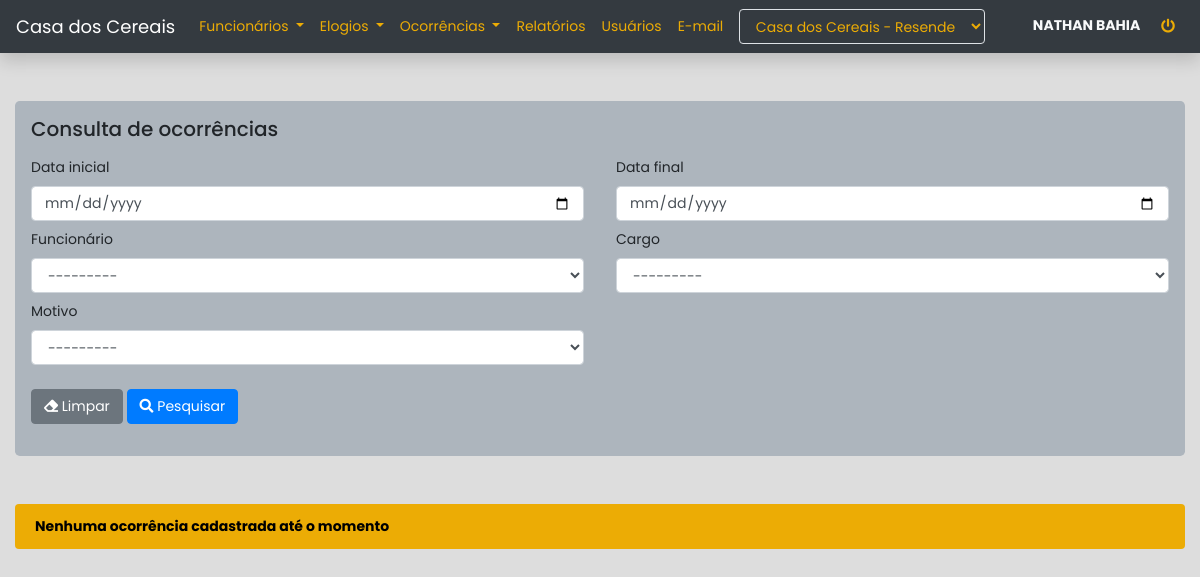
Before: /ocorrencias/consulta (signed in) with the older database file.
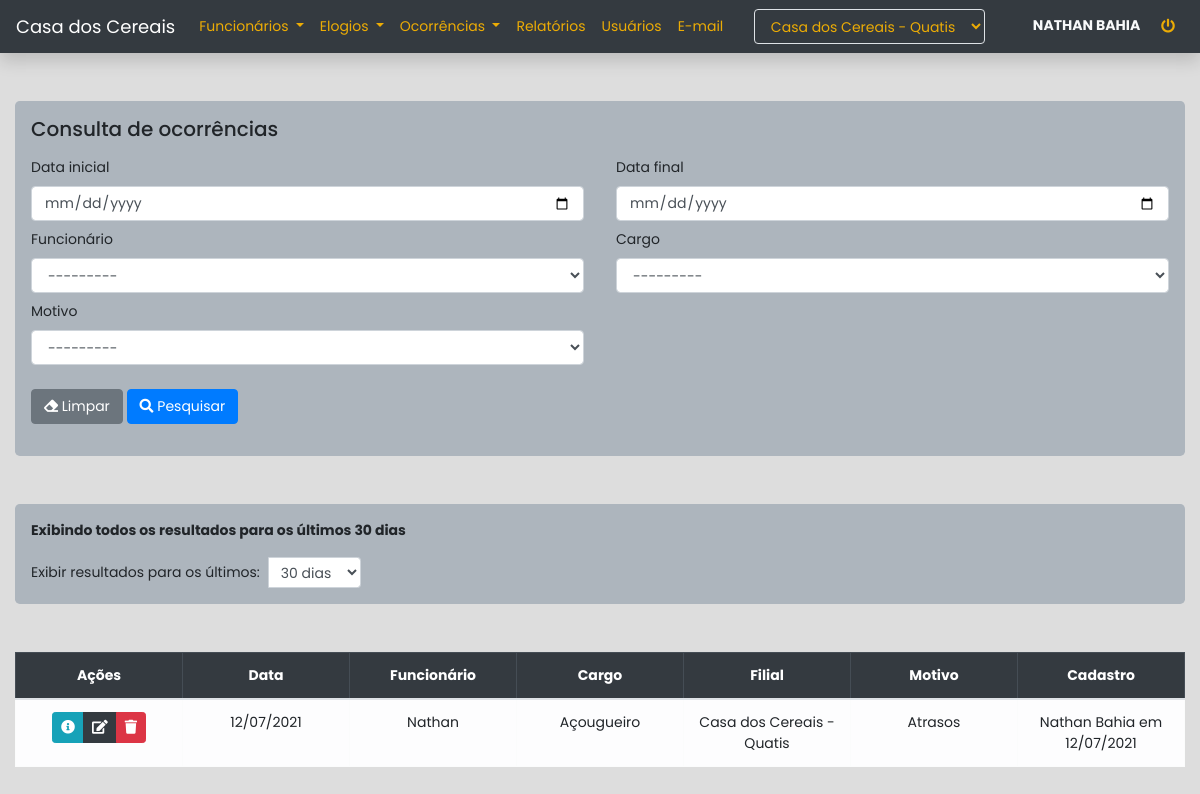
After: the same page with the newer database file.
### apps/core/models.py (models this page shows, shortened)
class Base(models.Model):
    usuario = models.ForeignKey(get_user_model(), on_delete=models.SET_NULL, null=True)
    criacao = models.DateTimeField(auto_now_add=True)
    alteracao = models.DateTimeField(auto_now=True)
    ativo = models.BooleanField(default=True)
    class Meta:
        abstract = True
    @property
    def cadastro(self):
        if self.usuario:
            return f"{self.usuario.get_full_name()} em {self.criacao.strftime('%d/%m/%Y')}"
        return f"Usuário excluído em {self.criacao.strftime('%d/%m/%Y')}"

class Ocorrencia(Base):
    funcionario = models.ForeignKey(Funcionario, on_delete=models.CASCADE, related_name='ocorrencias')
    motivo = models.ForeignKey(Motivo, on_delete=models.SET_NULL, null=True)
    data = models.DateField()
    observacao = models.TextField()
    class Meta:
        ordering = ['data']
    @property
    def get_motivo_display(self):
        if self.motivo:
            return self.motivo.nome
        return 'Motivo excluído'

class Funcionario(Base):
    nome = models.CharField(max_length=255)
    admissao = models.DateField(blank=True, null=True)
    cargo = models.ForeignKey(Cargo, on_delete=models.SET_NULL, null=True, related_name='funcionarios')
    filial = models.ForeignKey(Filial, on_delete=models.CASCADE, related_name='funcionarios')
    def __str__(self):
        return f'{self.nome} - {self.cargo}'
    class Meta:
        ordering = ['nome']

class Cargo(Base):
    nome = models.CharField(max_length=255)
    filial = models.ForeignKey(Filial, on_delete=models.CASCADE)
    def __str__(self):
        return f'{self.nome}'
    class Meta:
        ordering = ['nome']

class Filial(Base):
    nome = models.CharField(max_length=255)
    cidade = models.CharField(max_length=255)
    def __str__(self):
        return f'{self.nome} - {self.cidade}'
    class Meta:
        ordering = ['nome', 'cidade']

class Motivo(Base):
    nome = models.CharField(max_length=255)
    filial = models.ForeignKey(Filial, on_delete=models.CASCADE)
    def __str__(self):
        return f'{self.nome}'
    class Meta:
        ordering = ['nome']

### apps/core/views.py (the view, shortened to what this page needs)
# urls.py: path('ocorrencias/consulta', views.consulta_ocorrencias, name='consulta_ocorrencias'),
@login_required
def consulta_ocorrencias(request):
    usuario = request.user.perfil.latest('id')
    consulta = False
    dias = 30 if request.GET.get('dias') not in ['30', '60', '90', '120'] else request.GET.get('dias')
    data_range = utils.get_data_range(dias)
    filtros = {
        'data__range': data_range,
        'funcionario__filial': usuario.filial
    }
    query = models.Ocorrencia.objects.filter(**filtros).order_by('funcionario')
    form = forms.ConsultaOcorrenciaForm(
        usuario=usuario,
        data=request.GET
    )
    context = {
        'form': form,
        'dias': dias,
        'consulta': consulta,
        'filtros': filtros,
        'ocorrencias': query
    }
    return render(request, 'core/ocorrencias/consultas.html', context)

### apps/core/context_processors.py (called while the page is built)
def usuario(request):
    if not request.user.is_authenticated:
        return {}
    context = {'usuario': {}}
    perfil = request.user.perfil.order_by('id').last()
    if perfil:
        context['usuario']['filial'] = perfil.filial
        context['usuario']['filiais'] = models.Filial.objects.all()
        if perfil.tipo == '2':
            context['usuario']['administrador'] = True
    return context

### apps/core/utils.py (called while the page is built)
def get_data_range(dias: int) -> list:
    presente = datetime.today().date()
    passado = presente - timedelta(days=int(dias))
    return [passado, presente]

### apps/core/templates/core/ocorrencias/consultas.html (shortened to what the changed rows need)
{% extends 'core/base.html' %}
{% load bootstrap4 %}
{% block content %}
<div class="container-fluid">
    <form method='get' class='my-5 jumbotron p-3' autocomplete="off">
        <h5>Consulta de ocorrências</h5>
        <div class="row mx-0 mt-3">
        </div>
    </form>
    {% if ocorrencias %}
        <div class="jumbotron p-3">
            {% if dias %}
                <p class="mb-3"><b>Exibindo todos os resultados para os últimos {{ dias }} dias</b></p>
            {% elif filtros %}
                <p class="mb-3"><b>Exibindo todos os resultados de {{ filtros.data__range.0|date:'d/m/Y' }} a {{ filtros.data__range.1|date:'d/m/Y' }}</b></p>
            {% endif %}
            <div class="form-inline">
                <div class="input-group">
                    <label for="dias">Exibir resultados para os últimos: </label>
                    <select name="dias" id="dias" class="form-control form-control-sm ml-2">
                        <option value="30" {% if dias == '30' %}selected{% endif %}>30 dias</option>
                    </select>
                </div>
            </div>
        </div>
        <div class="table-responsive mt-5">
            <table class="table table-bordered text-center">
                <thead class="table-dark">
                    <tr>
                        <th>Ações</th>
                        <th>Data</th>
                        <th>Funcionário</th>
                        <th>Cargo</th>
                        {% if usuario.administrador %}
                            <th>Filial</th>
                        {% endif %}
                        <th>Motivo</th>
                        <th>Cadastro</th>
                    </tr>
                </thead>
                <tbody class="table-light">
                    {% for ocorrencia in ocorrencias %}
                    <tr>
                        <td>
                            <div class="btn-group">
                                <button class="btn btn-sm btn-info btn-info-ocorrencia" data-ocorrencia="{{ ocorrencia.id }}"><i class="fas fa-info-circle"></i></button>
                                <a href="{% url 'core:edit_ocorrencias' ocorrencia.id %}" class="btn btn-sm btn-dark btn-edit-ocorrencia" data-ocorrencia="{{ ocorrencia.id }}"><i class="fas fa-edit"></i></a>
                                {% if usuario.administrador %}
                                    <button class="btn btn-sm btn-danger btn-delete-ocorrencia" data-ocorrencia="{{ ocorrencia.id }}"><i class="fas fa-trash"></i></button>
                                {% endif %}
                            </div>
                        </td>
                        <td>{{ ocorrencia.data|date:'d/m/Y' }}</td>
                        <td>{{ ocorrencia.funcionario.nome }}</td>
                        <td>{{ ocorrencia.funcionario.cargo.nome }}</td>
                        {% if usuario.administrador %}
                            <td>{{ ocorrencia.funcionario.filial }}</td>
                        {% endif %}
                        <td>{{ ocorrencia.get_motivo_display }}</td>
                        <td>{{ ocorrencia.cadastro }}</td>
                    </tr>
                    {% endfor %}
                </tbody>
            </table>
        </div>
    {% else %}
        <div class="alert alert-warning mt-5">
            {% if consulta %}
                Nenhuma ocorrência encontrada
            {% else %}
                Nenhuma ocorrência cadastrada até o momento
            {% endif %}
        </div>
    {% endif %}
</div>
{% endblock content %}

### apps/core/templates/core/base.html (shortened to what this page needs)
<!DOCTYPE html>
{% load bootstrap4 %}
<html lang="pt-br">
    <head>
        <link rel="stylesheet" href="https://use.fontawesome.com/releases/v5.0.13/css/all.css">
        {% bootstrap_css %}
    </head>
    <body>
    <nav class="navbar navbar-expand-lg navbar-dark bg-dark shadow mb-5">
        <a class="navbar-brand" href="{% url 'core:index' %}">Casa dos Cereais</a>
        <div class="collapse navbar-collapse" id="navbarSupportedContent">
            <ul class="navbar-nav mr-auto">
                <li class="nav-item dropdown">
                    <a class="nav-link dropdown-toggle text-warning" href="#" id="dropFuncionarios" role="button"
                       data-toggle="dropdown" aria-haspopup="true" aria-expanded="false">
                        Funcionários
                    </a>
                </li>
                <li class="nav-item dropdown text-warning">
                    <a class="nav-link dropdown-toggle text-warning" href="#" id="dropElogios" role="button"
                       data-toggle="dropdown" aria-haspopup="true" aria-expanded="false">
                        Elogios
                    </a>
                </li>
                <li class="nav-item dropdown">
                    <a class="nav-link dropdown-toggle text-warning" href="#" id="dropOcorrencias" role="button"
                       data-toggle="dropdown" aria-haspopup="true" aria-expanded="false">
                        Ocorrências
                    </a>
                </li>
                <li class="nav-item">
                    <a class="nav-link text-warning" href="{% url "relatorios:index" %}">Relatórios</a>
                </li>
                {% if usuario.administrador %}
                    <li class="nav-item">
                        <a class="nav-link text-warning" href="{% url 'usuarios:usuarios' %}">Usuários</a>
                    </li>
                    <li class="nav-item">
                        <a class="nav-link text-warning" href="{% url 'core:emails' %}">E-mail</a>
                    </li>
                {% endif %}
            </ul>
            {% if usuario.administrador %}
                <div class="mr-sm-5">
                    <form action="{% url "core:altera_filial" %}" method="post" id="formFilial">
                        <div class="form group">
                            <select name="filial" id="" class="form-control bg-dark border boder-light text-warning" onchange="$('#formFilial').submit()">
                                {% for filial in usuario.filiais %}
                                    <option value="{{ filial.id }}" {% if usuario.filial == filial %}selected{% endif %}>{{ filial }}</option>
                                {% endfor %}
                            </select>
                        </div>
                    </form>
                </div>
            {% endif %}
            <div class="text-light text-sm-right">
                <b>{{ request.user.get_full_name|upper }}</b>
                <a class='btn btn-sm ml-2' href="{% url 'usuarios:logout' %}" data-toggle="tooltip" title="Sair do sistema">
                    <i class="fas fa-power-off text-warning"></i>
                </a>
            </div>
        </div>
    </nav>
    {% block content %} {% endblock %}
    </body>
</html>

Changed rows visible on the page:
added Ocorrencia: data "12/07/2021", funcionario.nome "Nathan", funcionario.cargo.nome "Açougueiro", funcionario.filial "Casa dos Cereais - Quatis", motivo "Atrasos", cadastro "Nathan Bahia em 12/07/2021"
Other visible differences:
form field filial: "Casa dos Cereais - Resende" → "Casa dos Cereais - Quatis"
{{ dias }}: (not shown) → "30"
form field dias: (not shown) → "30 dias"
text no longer shown: "Nenhuma ocorrência cadastrada até o momento"
text now shown: "Exibindo todos os resultados para os últimos dias Exibir resultados para os últimos: Ações Data Funcionário Cargo Filial Motivo Cadastro"
